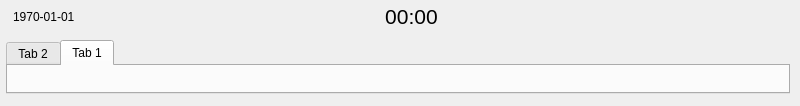
<?xml version="1.0" encoding="UTF-8"?>
<ui version="4.0">
 <class>MainMenu::CMainWindow</class>
 <widget class="QMainWindow" name="MainMenu::CMainWindow">
  <property name="geometry">
   <rect>
    <x>0</x>
    <y>0</y>
    <width>800</width>
    <height>106</height>
   </rect>
  </property>
  <property name="windowTitle">
   <string>MainWindow</string>
  </property>
  <widget class="QWidget" name="centralWidget">
   <layout class="QVBoxLayout" name="verticalLayout">
    <property name="spacing">
     <number>0</number>
    </property>
    <property name="margin">
     <number>0</number>
    </property>
    <item>
     <widget class="QWidget" name="caption" native="true">
      <property name="sizePolicy">
       <sizepolicy hsizetype="Preferred" vsizetype="Preferred">
        <horstretch>0</horstretch>
        <verstretch>0</verstretch>
       </sizepolicy>
      </property>
      <property name="minimumSize">
       <size>
        <width>0</width>
        <height>33</height>
       </size>
      </property>
      <property name="autoFillBackground">
       <bool>true</bool>
      </property>
      <layout class="QHBoxLayout" name="horizontalLayout">
       <property name="leftMargin">
        <number>13</number>
       </property>
       <property name="topMargin">
        <number>0</number>
       </property>
       <property name="rightMargin">
        <number>13</number>
       </property>
       <property name="bottomMargin">
        <number>0</number>
       </property>
       <item>
        <widget class="QLabel" name="labelDate">
         <property name="sizePolicy">
          <sizepolicy hsizetype="Preferred" vsizetype="Preferred">
           <horstretch>0</horstretch>
           <verstretch>0</verstretch>
          </sizepolicy>
         </property>
         <property name="minimumSize">
          <size>
           <width>0</width>
           <height>0</height>
          </size>
         </property>
         <property name="maximumSize">
          <size>
           <width>16777215</width>
           <height>16777215</height>
          </size>
         </property>
         <property name="text">
          <string>1970-01-01</string>
         </property>
        </widget>
       </item>
       <item>
        <spacer name="horizontalSpacer_3">
         <property name="orientation">
          <enum>Qt::Horizontal</enum>
         </property>
         <property name="sizeType">
          <enum>QSizePolicy::Preferred</enum>
         </property>
         <property name="sizeHint" stdset="0">
          <size>
           <width>20</width>
           <height>20</height>
          </size>
         </property>
        </spacer>
       </item>
       <item>
        <widget class="QFrame" name="frame">
         <property name="frameShape">
          <enum>QFrame::NoFrame</enum>
         </property>
         <property name="frameShadow">
          <enum>QFrame::Plain</enum>
         </property>
         <layout class="QHBoxLayout" name="horizontalLayout_3">
          <property name="margin">
           <number>0</number>
          </property>
          <item>
           <widget class="QLabel" name="statusLabelErr">
            <property name="sizePolicy">
             <sizepolicy hsizetype="Preferred" vsizetype="Preferred">
              <horstretch>0</horstretch>
              <verstretch>0</verstretch>
             </sizepolicy>
            </property>
            <property name="minimumSize">
             <size>
              <width>48</width>
              <height>33</height>
             </size>
            </property>
            <property name="maximumSize">
             <size>
              <width>48</width>
              <height>16777215</height>
             </size>
            </property>
            <property name="text">
             <string/>
            </property>
            <property name="alignment">
             <set>Qt::AlignRight|Qt::AlignTrailing|Qt::AlignVCenter</set>
            </property>
           </widget>
          </item>
          <item>
           <widget class="QLabel" name="statusLabelWarn">
            <property name="sizePolicy">
             <sizepolicy hsizetype="Preferred" vsizetype="Preferred">
              <horstretch>0</horstretch>
              <verstretch>0</verstretch>
             </sizepolicy>
            </property>
            <property name="minimumSize">
             <size>
              <width>48</width>
              <height>33</height>
             </size>
            </property>
            <property name="maximumSize">
             <size>
              <width>48</width>
              <height>16777215</height>
             </size>
            </property>
            <property name="text">
             <string/>
            </property>
            <property name="alignment">
             <set>Qt::AlignRight|Qt::AlignTrailing|Qt::AlignVCenter</set>
            </property>
           </widget>
          </item>
         </layout>
        </widget>
       </item>
       <item>
        <spacer name="horizontalSpacer_2">
         <property name="orientation">
          <enum>Qt::Horizontal</enum>
         </property>
         <property name="sizeType">
          <enum>QSizePolicy::Preferred</enum>
         </property>
         <property name="sizeHint" stdset="0">
          <size>
           <width>20</width>
           <height>20</height>
          </size>
         </property>
        </spacer>
       </item>
       <item>
        <widget class="QLabel" name="labelTime">
         <property name="sizePolicy">
          <sizepolicy hsizetype="Fixed" vsizetype="Fixed">
           <horstretch>0</horstretch>
           <verstretch>0</verstretch>
          </sizepolicy>
         </property>
         <property name="minimumSize">
          <size>
           <width>0</width>
           <height>0</height>
          </size>
         </property>
         <property name="maximumSize">
          <size>
           <width>115</width>
           <height>16777215</height>
          </size>
         </property>
         <property name="font">
          <font>
           <pointsize>16</pointsize>
          </font>
         </property>
         <property name="layoutDirection">
          <enum>Qt::LeftToRight</enum>
         </property>
         <property name="text">
          <string>00:00</string>
         </property>
         <property name="alignment">
          <set>Qt::AlignCenter</set>
         </property>
        </widget>
       </item>
       <item>
        <spacer name="horizontalSpacer">
         <property name="orientation">
          <enum>Qt::Horizontal</enum>
         </property>
         <property name="sizeType">
          <enum>QSizePolicy::Preferred</enum>
         </property>
         <property name="sizeHint" stdset="0">
          <size>
           <width>168</width>
           <height>20</height>
          </size>
         </property>
        </spacer>
       </item>
       <item>
        <widget class="QFrame" name="frame_2">
         <property name="sizePolicy">
          <sizepolicy hsizetype="Preferred" vsizetype="Preferred">
           <horstretch>0</horstretch>
           <verstretch>0</verstretch>
          </sizepolicy>
         </property>
         <property name="frameShape">
          <enum>QFrame::NoFrame</enum>
         </property>
         <property name="frameShadow">
          <enum>QFrame::Plain</enum>
         </property>
         <layout class="QHBoxLayout" name="horizontalLayout_5">
          <property name="margin">
           <number>0</number>
          </property>
          <item>
           <widget class="QLabel" name="statusLabel2">
            <property name="sizePolicy">
             <sizepolicy hsizetype="Preferred" vsizetype="Preferred">
              <horstretch>0</horstretch>
              <verstretch>0</verstretch>
             </sizepolicy>
            </property>
            <property name="minimumSize">
             <size>
              <width>48</width>
              <height>33</height>
             </size>
            </property>
            <property name="maximumSize">
             <size>
              <width>48</width>
              <height>16777215</height>
             </size>
            </property>
            <property name="text">
             <string/>
            </property>
            <property name="alignment">
             <set>Qt::AlignRight|Qt::AlignTrailing|Qt::AlignVCenter</set>
            </property>
           </widget>
          </item>
          <item>
           <widget class="QLabel" name="statusLabel1">
            <property name="sizePolicy">
             <sizepolicy hsizetype="Preferred" vsizetype="Preferred">
              <horstretch>0</horstretch>
              <verstretch>0</verstretch>
             </sizepolicy>
            </property>
            <property name="minimumSize">
             <size>
              <width>48</width>
              <height>33</height>
             </size>
            </property>
            <property name="maximumSize">
             <size>
              <width>48</width>
              <height>16777215</height>
             </size>
            </property>
            <property name="text">
             <string/>
            </property>
            <property name="alignment">
             <set>Qt::AlignRight|Qt::AlignTrailing|Qt::AlignVCenter</set>
            </property>
           </widget>
          </item>
          <item>
           <widget class="QLabel" name="labelUser">
            <property name="text">
             <string/>
            </property>
            <property name="pixmap">
             <pixmap>:/Icons/User_Status/User_Service.png</pixmap>
            </property>
            <property name="alignment">
             <set>Qt::AlignRight|Qt::AlignTrailing|Qt::AlignVCenter</set>
            </property>
           </widget>
          </item>
         </layout>
        </widget>
       </item>
      </layout>
     </widget>
    </item>
    <item>
     <widget class="QWidget" name="widget" native="true">
      <layout class="QHBoxLayout" name="horizontalLayout_2">
       <property name="leftMargin">
        <number>6</number>
       </property>
       <property name="topMargin">
        <number>7</number>
       </property>
       <property name="rightMargin">
        <number>10</number>
       </property>
       <property name="bottomMargin">
        <number>12</number>
       </property>
       <item>
        <widget class="QTabWidget" name="TabWidget">
         <property name="focusPolicy">
          <enum>Qt::NoFocus</enum>
         </property>
         <property name="currentIndex">
          <number>1</number>
         </property>
         <property name="iconSize">
          <size>
           <width>64</width>
           <height>64</height>
          </size>
         </property>
         <property name="usesScrollButtons">
          <bool>false</bool>
         </property>
         <widget class="QWidget" name="tab_2">
          <attribute name="title">
           <string>Tab 2</string>
          </attribute>
         </widget>
         <widget class="QWidget" name="tab">
          <attribute name="title">
           <string>Tab 1</string>
          </attribute>
         </widget>
        </widget>
       </item>
      </layout>
     </widget>
    </item>
   </layout>
   <zorder>widget</zorder>
   <zorder>caption</zorder>
  </widget>
 </widget>
 <layoutdefault spacing="6" margin="11"/>
 <resources/>
 <connections/>
</ui>
